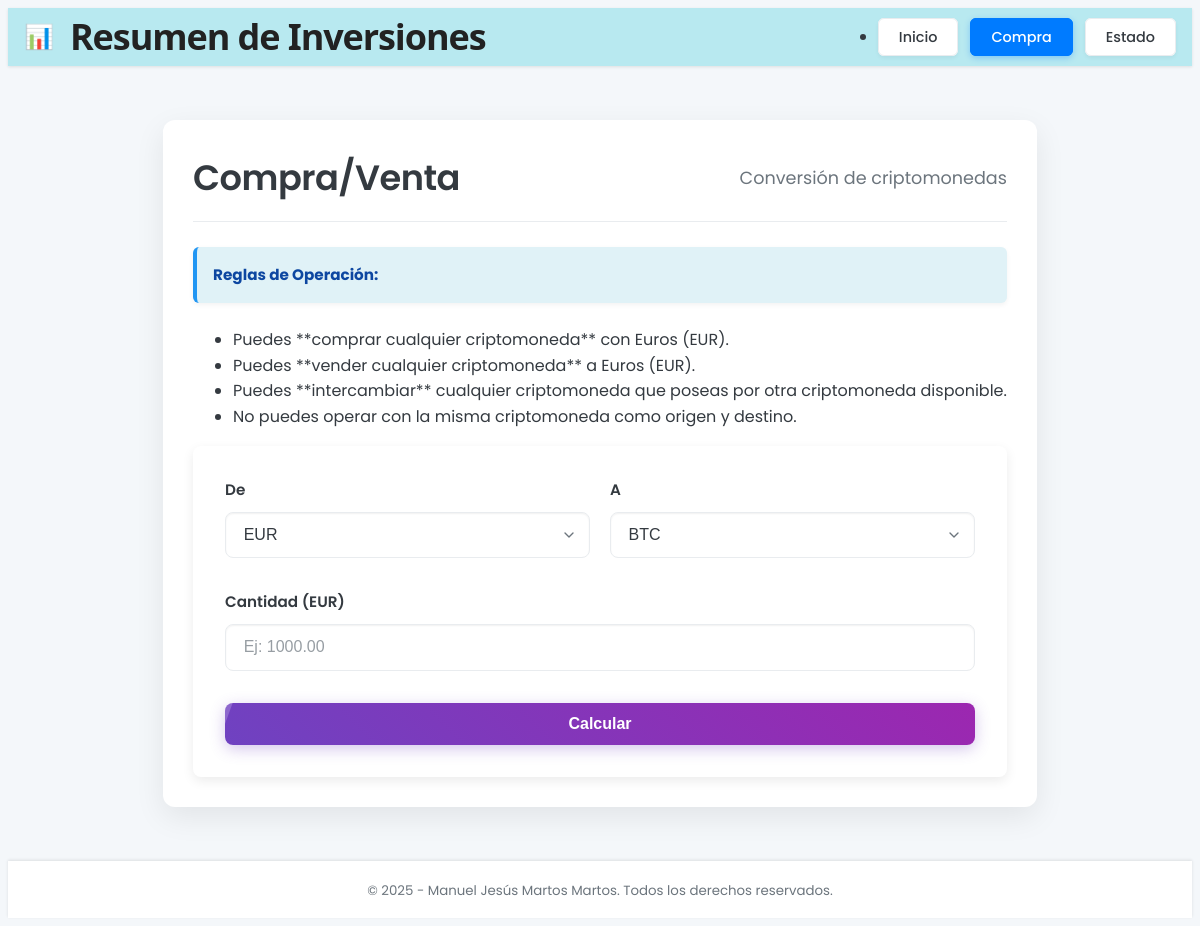
Before: /purchase with the older database file.
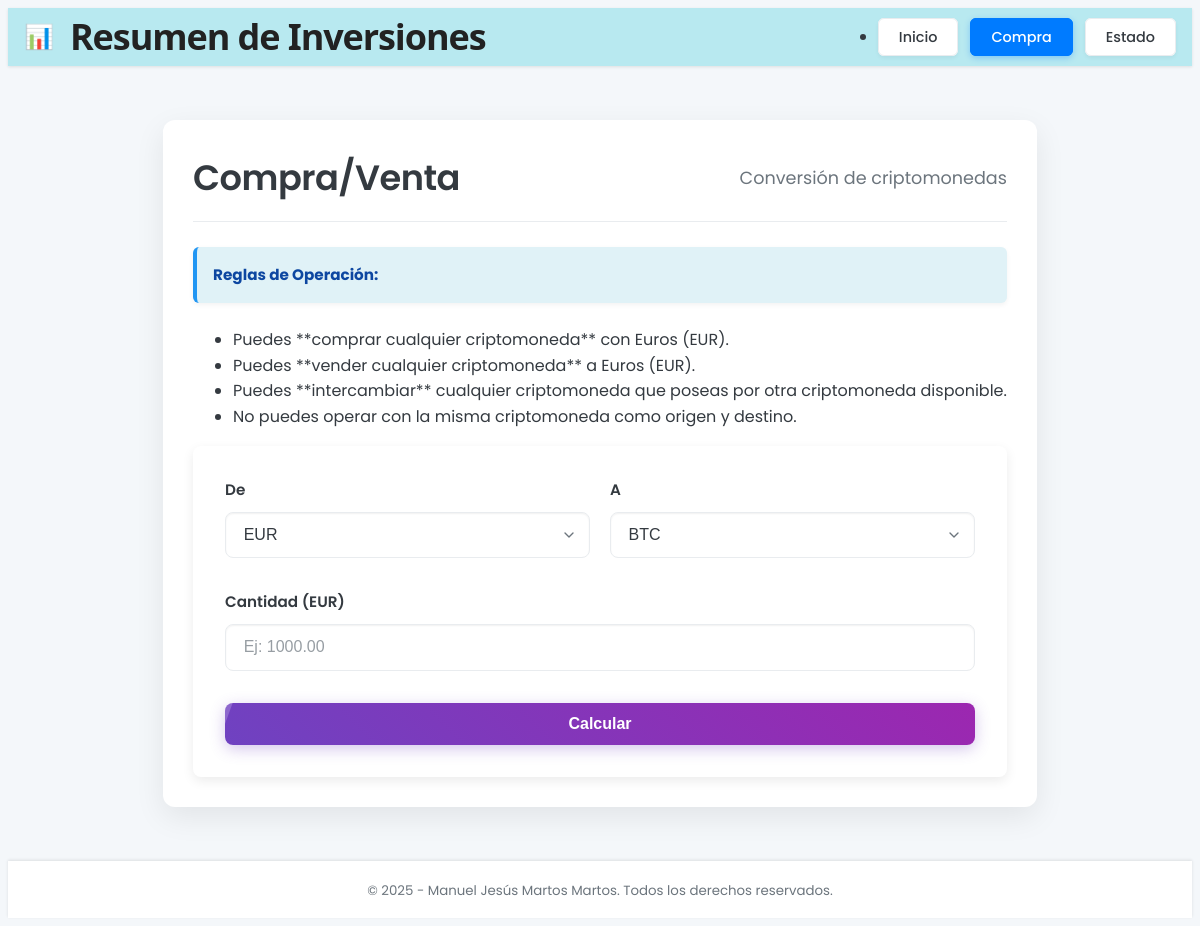
After: the same page with the newer database file.
### tables this page shows
CREATE TABLE "criptomonedas" (
	"Fecha"	TEXT NOT NULL,
	"Hora"	TEXT NOT NULL,
	"Moneda_From"	TEXT NOT NULL,
	"Cantidad_From"	REAL NOT NULL,
	"Moneda_To"	TEXT NOT NULL,
	"Cantidad_To"	REAL NOT NULL,
	"Precio_unitario"	REAL
);

### app/routes.py (the view, shortened to what this page needs)
@app.route("/purchase", methods=["GET", "POST"])
def purchase():
    monedas_con_saldo = obtener_monedas_con_saldo()
    monedas_from_display = ['EUR'] + [m for m in monedas_con_saldo if m != 'EUR']
    todas_las_criptos_disponibles = CRYPTO_LIST
    cantidad_to = None
    tasa_cambio = None
    moneda_from = request.form.get("from_currency") if request.method == "POST" else None
    moneda_to = request.form.get("to_currency") if request.method == "POST" else None
    cantidad_from = float(request.form.get("amount", 0)) if request.method == "POST" else None
    return render_template("purchase.html",
        monedas_from=monedas_from_display,
        todas_criptos=todas_las_criptos_disponibles,
        moneda_from=moneda_from if moneda_from else 'EUR',
        moneda_to=moneda_to if moneda_to else 'BTC', # Se mantiene BTC como default si no hay selección previa
        cantidad_from=cantidad_from,
        cantidad_to=cantidad_to,
        tasa_cambio=tasa_cambio,
        accion='inicio'
    )

### app/conexion.py (called while the page is built)
    def fetch_all(self):
        columns = [desc[0] for desc in self.res.description]
        return [dict(zip(columns, row)) for row in self.res.fetchall()]

    def close(self):
        self.con.close()

### app/models.py (called while the page is built)
def obtener_monedas_con_saldo():
    con = Conexion("""
        SELECT moneda FROM (
            SELECT Moneda_To as moneda,
                   SUM(Cantidad_To) -
                   COALESCE((SELECT SUM(Cantidad_From) FROM criptomonedas WHERE Moneda_From = Moneda_To), 0) AS saldo
            FROM criptomonedas
            GROUP BY Moneda_To
        )
        WHERE saldo > 0
    """)
    resultados = con.fetch_all()
    con.close()
    monedas = [row['moneda'] if isinstance(row, dict) else row[0] for row in resultados]
    if "EUR" not in monedas:
        monedas.insert(0, "EUR")
    else:
        monedas = ["EUR"] + [m for m in monedas if m != "EUR"]
    return monedas

### app/templates/purchase.html (shortened to what this page needs)
{% extends "base.html" %}
{% block section %}
<section class="main-content-wrapper">
    <div class="card-header-section">
        <h2>Compra/Venta</h2>
        <p class="subtitle">Conversión de criptomonedas</p>
    </div>
    <p class="small-text help-info">
        <strong>Reglas de Operación:</strong>
        <ul>
            <li>Puedes **comprar cualquier criptomoneda** con Euros (EUR).</li>
            <li>Puedes **vender cualquier criptomoneda** a Euros (EUR).</li>
            <li>Puedes **intercambiar** cualquier criptomoneda que poseas por otra criptomoneda disponible.</li>
            <li>No puedes operar con la misma criptomoneda como origen y destino.</li>
        </ul>
    </p>
    <form method="POST" action="/purchase">
        <div class="form-row">
            <div class="form-group">
                <label for="fromCurrencySelect">De</label>
                <select name="from_currency" id="fromCurrencySelect">
                    {% for moneda in monedas_from %}
                    <option value="{{ moneda }}"
                        {% if moneda == moneda_from %}selected
                        {% elif accion == 'inicio' and moneda == 'EUR' %}selected
                        {% endif %}>
                        {{ moneda }}
                    </option>
                    {% endfor %}
                </select>
            </div>
            <div class="form-group">
                <label for="toCurrencySelect">A</label>
                <select name="to_currency" id="toCurrencySelect">
                    {% for moneda in todas_criptos %}
                    <option value="{{ moneda }}"
                        {% if moneda == moneda_to %}selected{% endif %}>
                        {{ moneda }}
                    </option>
                    {% endfor %}
                </select>
            </div>
        </div>
        <div class="form-group">
            <label for="amountInput">Cantidad ({{ moneda_from if moneda_from else 'EUR' }})</label>
            <input type="number" name="amount" id="amountInput" min="0.000001" step="any"
                value="{{ cantidad_from if cantidad_from else '' }}"
                placeholder="Ej: 1000.00" />
        </div>
        {% if accion == 'calcular' %}
        <div class="results">
            <div class="result-line">
                <span>Tasa:</span>
                <span>1 {{ moneda_from }} = {{ "%.6f"|format(tasa_cambio) }} {{ moneda_to }}</span>
            </div>
            <div class="result-line highlight">
                <span>Recibirás:</span>
                <span>{{ "%.6f"|format(cantidad_to) }} {{ moneda_to }}</span>
            </div>
            <input type="hidden" name="cantidad_to" value="{{ cantidad_to }}" />
            <input type="hidden" name="tasa_cambio_oculto" value="{{ tasa_cambio }}" />
            <div class="button-row">
                <button type="submit" name="accion" value="validar" class="btn-sm primary">Validar</button>
                <button type="submit" name="accion" value="calcular" class="btn-sm secondary">Recalcular</button>
            </div>
        </div>
        {% else %}
        <button type="submit" name="accion" value="calcular" class="btn-primary-action">Calcular</button>
        {% endif %}
    </form>
</section>
{% endblock %}

### app/templates/base.html (shortened to what this page needs)
<!DOCTYPE html>
<html lang="es" data-theme="light">
<head>
    <link rel="stylesheet" href="https://unpkg.com/@picocss/pico@1.5.10/css/pico.min.css" />
</head>
<body>
    <header>
        <div class="header-container">
            <div class="logo">
                <span class="logo-icon">📊</span>
                <h1>Resumen de Inversiones</h1>
            </div>
            <nav>
                <ul>
                    <li><a href="/" role="button" class="{% if request.path == '/' %}active{% endif %}">Inicio</a></li>
                    <li><a href="/purchase" role="button" class="{% if request.path == '/purchase' %}active{% endif %}">Compra</a></li>
                    <li><a href="/status" role="button" class="{% if request.path == '/status' %}active{% endif %}">Estado</a></li>
                </ul>
            </nav>
        </div>
    </header>
    <main class="container">
        {% block section %}
        {% endblock %}
    </main>
    <footer>
        <small>&copy; 2025 - Manuel Jesús Martos Martos. Todos los derechos reservados.</small>
    </footer>
</body>
</html>

Changed rows visible on the page:
removed criptomonedas: Moneda_From "EUR"
Other visible differences:
{{ moneda_from if moneda_from else 'EUR' }}: (not shown) → "EUR"
